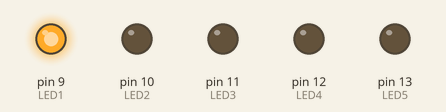
Recording of a sketch running on a simulated Arduino Uno, built with avr-gcc and run on an emulated ATmega328P. Parts: output pins drawn as LEDs (lit = HIGH).

Above: at 0.2 s.
At 1.2 s:
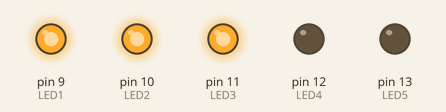
At 1.7 s:
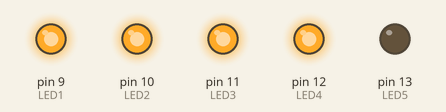
At 2.7 s:
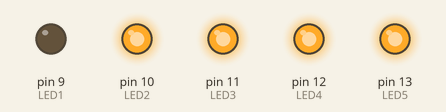
At 4.2 s:
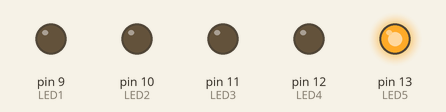
At 5.7 s:
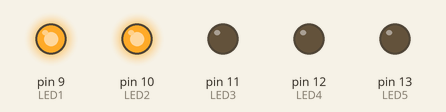
Timing chart, 0 to 6.5 s (numbered marks = the images above):
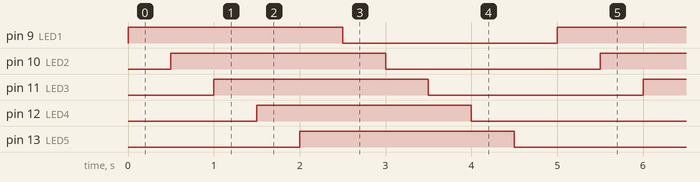

Measured:
- by itself, pin 9 (LED1), pin 10 (LED2), pin 11 (LED3), pin 12 (LED4), pin 13 (LED5): alternates HIGH for 2.5 s and LOW for 2.5 s
- by itself, everything shown: repeats every 5.0 s, in 10 steps

The sketch:

LED_CHASER_withoutpotmetr.ino
```cpp
  int LED1= 9;
  int LED2= 10;
  int LED3= 11;
  int LED4= 12;
  int LED5= 13;
void setup() {
pinMode(LED1,OUTPUT);
pinMode(LED2,OUTPUT);
pinMode(LED3,OUTPUT);
pinMode(LED4,OUTPUT);
pinMode(LED5,OUTPUT);

}

void loop() {
 digitalWrite(LED1,HIGH);
 delay(500);
 digitalWrite(LED2,HIGH);
 delay(500);
 digitalWrite(LED3,HIGH);
 delay(500);
 digitalWrite(LED4,HIGH);
 delay(500);
 digitalWrite(LED5,HIGH);
 delay(500);
 //turning off LEDs
 digitalWrite(LED1,LOW);
 delay(500);
 digitalWrite(LED2,LOW);
 delay(500);
 digitalWrite(LED3,LOW);
 delay(500);
 digitalWrite(LED4,LOW);
 delay(500);
 digitalWrite(LED5,LOW);
 delay(500);
}
```
